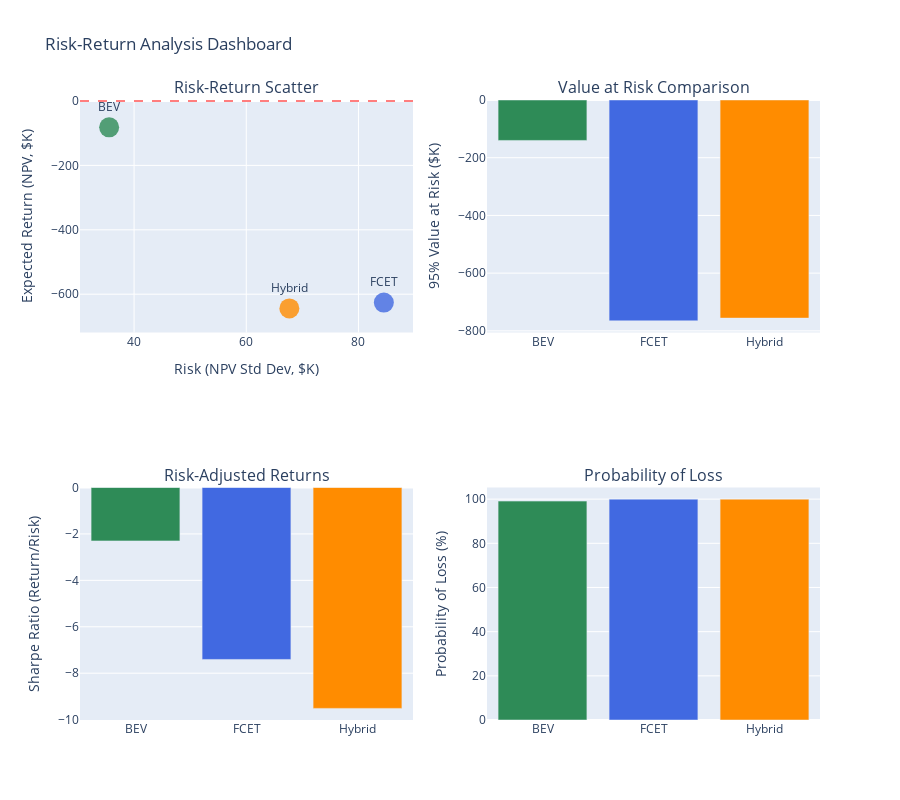

Write notebook code for a chart like this one.
### Markdown cell above
## 5. Risk-Return Analysis

Analyze the risk-return trade-offs for each technology and create efficient frontier.

### Code cell
def calculate_risk_return_metrics():
    """Calculate risk and return metrics for each technology"""
    risk_return_data = []
    
    for tech_name, results in simulation_results.items():
        if tech_name == 'Diesel':
            continue
            
        npv_dist = results['npv_distribution']
        
        # Return metrics
        expected_npv = np.mean(npv_dist)
        median_npv = np.median(npv_dist)
        
        # Risk metrics
        npv_std = np.std(npv_dist)
        value_at_risk_95 = np.percentile(npv_dist, 5)  # 95% VaR
        downside_deviation = np.std(npv_dist[npv_dist < 0])  # Downside risk
        
        # Risk-adjusted returns
        sharpe_ratio = expected_npv / npv_std if npv_std > 0 else 0
        sortino_ratio = expected_npv / downside_deviation if downside_deviation > 0 else np.inf
        
        # Probability metrics
        prob_loss = np.mean(npv_dist < 0) * 100
        prob_large_loss = np.mean(npv_dist < -100000) * 100  # Prob of losing >$100K
        
        risk_return_data.append({
            'Technology': tech_name,
            'Expected_NPV': expected_npv,
            'Median_NPV': median_npv,
            'NPV_Std': npv_std,
            'VaR_95': value_at_risk_95,
            'Downside_Deviation': downside_deviation,
            'Sharpe_Ratio': sharpe_ratio,
            'Sortino_Ratio': sortino_ratio,
            'Prob_Loss': prob_loss,
            'Prob_Large_Loss': prob_large_loss
        })
    
    return pd.DataFrame(risk_return_data)

# Calculate risk-return metrics
risk_return_df = calculate_risk_return_metrics()

# Create comprehensive risk-return visualization
fig = make_subplots(
    rows=2, cols=2,
    subplot_titles=['Risk-Return Scatter', 'Value at Risk Comparison', 
                    'Risk-Adjusted Returns', 'Probability of Loss'],
    specs=[[{'type': 'scatter'}, {'type': 'bar'}],
           [{'type': 'bar'}, {'type': 'bar'}]]
)

# 1. Risk-Return Scatter Plot
for _, row in risk_return_df.iterrows():
    fig.add_trace(
        go.Scatter(
            x=[row['NPV_Std']/1000],
            y=[row['Expected_NPV']/1000],
            mode='markers+text',
            marker=dict(size=20, color=colors[row['Technology']], opacity=0.8),
            text=[row['Technology']],
            textposition='top center',
            name=row['Technology'],
            showlegend=False
        ),
        row=1, col=1
    )

fig.update_xaxes(title_text='Risk (NPV Std Dev, $K)', row=1, col=1)
fig.update_yaxes(title_text='Expected Return (NPV, $K)', row=1, col=1)

# Add quadrant lines
fig.add_hline(y=0, line_dash="dash", line_color="red", opacity=0.5, row=1, col=1)

# 2. Value at Risk Comparison
fig.add_trace(
    go.Bar(
        x=risk_return_df['Technology'],
        y=risk_return_df['VaR_95']/1000,
        marker_color=[colors[tech] for tech in risk_return_df['Technology']],
        name='95% VaR',
        showlegend=False
    ),
    row=1, col=2
)

fig.update_yaxes(title_text='95% Value at Risk ($K)', row=1, col=2)

# 3. Risk-Adjusted Returns
fig.add_trace(
    go.Bar(
        x=risk_return_df['Technology'],
        y=risk_return_df['Sharpe_Ratio'],
        marker_color=[colors[tech] for tech in risk_return_df['Technology']],
        name='Sharpe Ratio',
        showlegend=False
    ),
    row=2, col=1
)

fig.update_yaxes(title_text='Sharpe Ratio (Return/Risk)', row=2, col=1)

# 4. Probability of Loss
fig.add_trace(
    go.Bar(
        x=risk_return_df['Technology'],
        y=risk_return_df['Prob_Loss'],
        marker_color=[colors[tech] for tech in risk_return_df['Technology']],
        name='Prob of Loss',
        showlegend=False
    ),
    row=2, col=2
)

fig.update_yaxes(title_text='Probability of Loss (%)', row=2, col=2)

fig.update_layout(
    title_text='Risk-Return Analysis Dashboard',
    height=800,
    showlegend=False
)

fig.show()

# Print risk-return summary
print("Risk-Return Analysis Summary:")
print("=" * 50)

for _, row in risk_return_df.iterrows():
    print(f"\n{row['Technology']}:")
    print(f"  Expected NPV: ${row['Expected_NPV']:,.0f}")
    print(f"  Risk (Std Dev): ${row['NPV_Std']:,.0f}")
    print(f"  95% Value at Risk: ${row['VaR_95']:,.0f}")
    print(f"  Sharpe Ratio: {row['Sharpe_Ratio']:.3f}")
    print(f"  Probability of Loss: {row['Prob_Loss']:.1f}%")
    print(f"  Probability of Large Loss (>$100K): {row['Prob_Large_Loss']:.1f}%")

# Rank technologies by risk-adjusted return
risk_return_df_sorted = risk_return_df.sort_values('Sharpe_Ratio', ascending=False)
print("\nTechnology Ranking by Risk-Adjusted Return (Sharpe Ratio):")
for i, (_, row) in enumerate(risk_return_df_sorted.iterrows(), 1):
    print(f"  {i}. {row['Technology']} (Sharpe: {row['Sharpe_Ratio']:.3f})")

### Figure 1 — Plotly figure (JSON) as saved in the notebook; plotly's stock layout.template omitted (floating-point values rounded to 4 significant figures)
{"data": [{"marker": {"color": "#2E8B57", "opacity": 0.8, "size": 20}, "mode": "markers+text", "name": "BEV", "showlegend": false, "text": ["BEV"], "textposition": "top center", "type": "scatter", "x": [35.56], "xaxis": "x", "y": [-81.82], "yaxis": "y"}, {"marker": {"color": "#4169E1", "opacity": 0.8, "size": 20}, "mode": "markers+text", "name": "FCET", "showlegend": false, "text": ["FCET"], "textposition": "top center", "type": "scatter", "x": [84.53], "xaxis": "x", "y": [-626.1], "yaxis": "y"}, {"marker": {"color": "#FF8C00", "opacity": 0.8, "size": 20}, "mode": "markers+text", "name": "Hybrid", "showlegend": false, "text": ["Hybrid"], "textposition": "top center", "type": "scatter", "x": [67.68], "xaxis": "x", "y": [-644.0], "yaxis": "y"}, {"marker": {"color": ["#2E8B57", "#4169E1", "#FF8C00"]}, "name": "95% VaR", "showlegend": false, "type": "bar", "x": ["BEV", "FCET", "Hybrid"], "xaxis": "x2", "y": [-140.1, -765.4, -755.8], "yaxis": "y2"}, {"marker": {"color": ["#2E8B57", "#4169E1", "#FF8C00"]}, "name": "Sharpe Ratio", "showlegend": false, "type": "bar", "x": ["BEV", "FCET", "Hybrid"], "xaxis": "x3", "y": [-2.301, -7.407, -9.515], "yaxis": "y3"}, {"marker": {"color": ["#2E8B57", "#4169E1", "#FF8C00"]}, "name": "Prob of Loss", "showlegend": false, "type": "bar", "x": ["BEV", "FCET", "Hybrid"], "xaxis": "x4", "y": [99.1, 100.0, 100.0], "yaxis": "y4"}], "layout": {"annotations": [{"font": {"size": 16}, "showarrow": false, "text": "Risk-Return Scatter", "x": 0.225, "xanchor": "center", "xref": "paper", "y": 1, "yanchor": "bottom", "yref": "paper"}, {"font": {"size": 16}, "showarrow": false, "text": "Value at Risk Comparison", "x": 0.775, "xanchor": "center", "xref": "paper", "y": 1, "yanchor": "bottom", "yref": "paper"}, {"font": {"size": 16}, "showarrow": false, "text": "Risk-Adjusted Returns", "x": 0.225, "xanchor": "center", "xref": "paper", "y": 0.375, "yanchor": "bottom", "yref": "paper"}, {"font": {"size": 16}, "showarrow": false, "text": "Probability of Loss", "x": 0.775, "xanchor": "center", "xref": "paper", "y": 0.375, "yanchor": "bottom", "yref": "paper"}], "height": 800, "shapes": [{"line": {"color": "red", "dash": "dash"}, "opacity": 0.5, "type": "line", "x0": 0, "x1": 1, "xref": "x domain", "y0": 0, "y1": 0, "yref": "y"}], "showlegend": false, "title": {"text": "Risk-Return Analysis Dashboard"}, "xaxis": {"anchor": "y", "domain": [0, 0.45], "title": {"text": "Risk (NPV Std Dev, $K)"}}, "xaxis2": {"anchor": "y2", "domain": [0.55, 1]}, "xaxis3": {"anchor": "y3", "domain": [0, 0.45]}, "xaxis4": {"anchor": "y4", "domain": [0.55, 1]}, "yaxis": {"anchor": "x", "domain": [0.625, 1], "title": {"text": "Expected Return (NPV, $K)"}}, "yaxis2": {"anchor": "x2", "domain": [0.625, 1], "title": {"text": "95% Value at Risk ($K)"}}, "yaxis3": {"anchor": "x3", "domain": [0, 0.375], "title": {"text": "Sharpe Ratio (Return/Risk)"}}, "yaxis4": {"anchor": "x4", "domain": [0, 0.375], "title": {"text": "Probability of Loss (%)"}}}}
